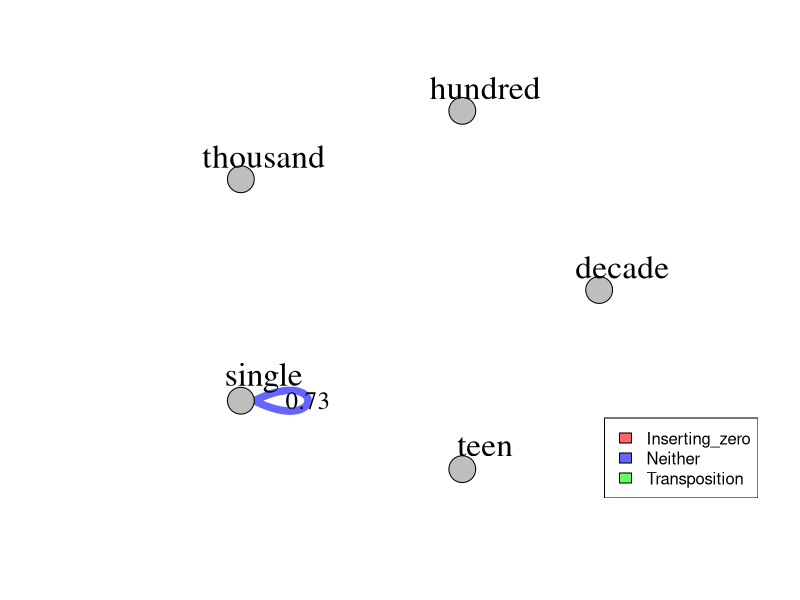
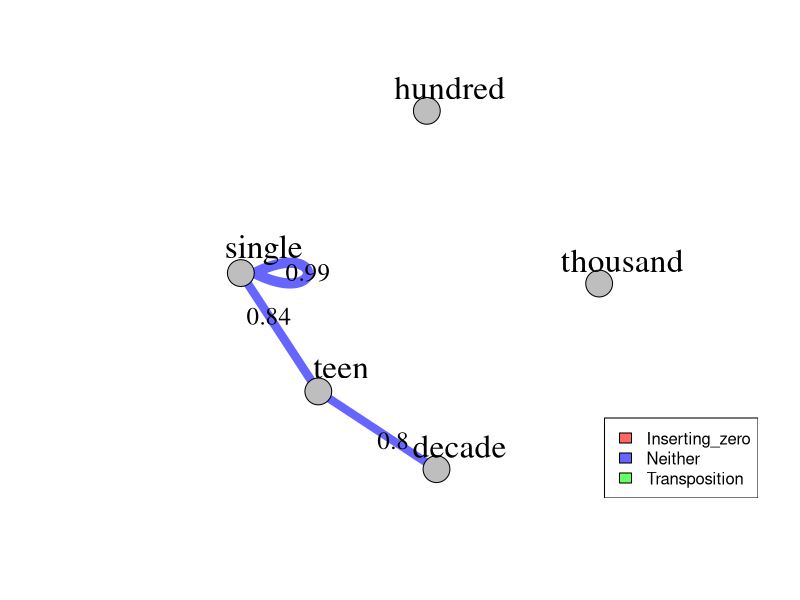
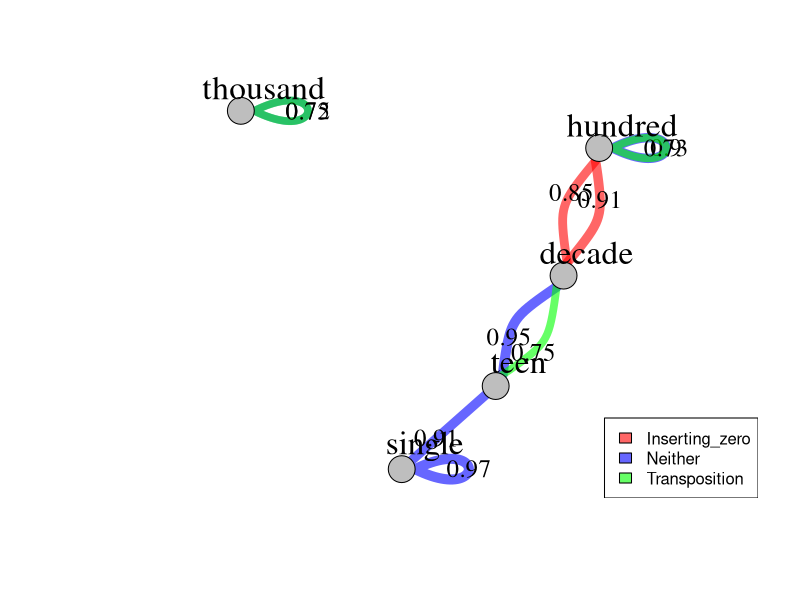
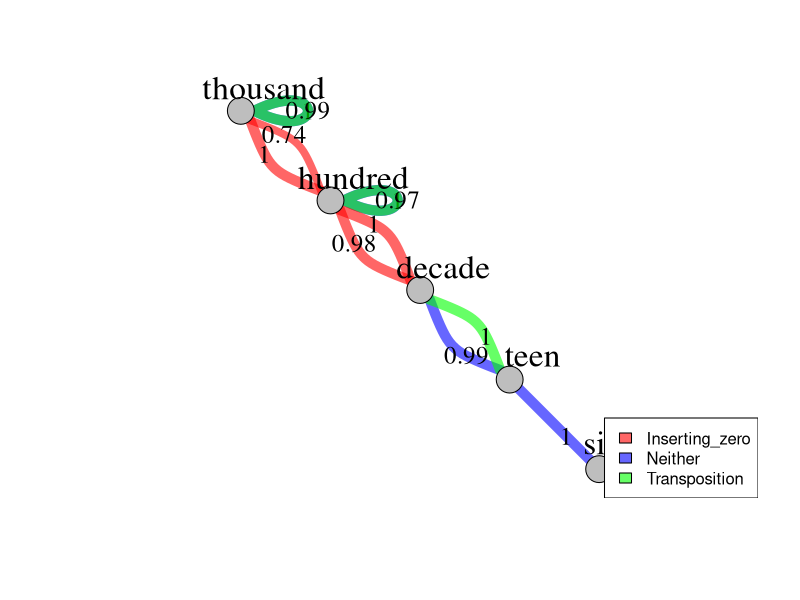

Recreate these plots in R, in order.
## ---- chunk 1
library("tidyverse")
library("igraph")
library("here")

# set some global parameters
options("scipen"=100, "digits"=2)
fontsize = 13 # font size for all figures

knitr::opts_chunk$set(echo = TRUE)
knitr::opts_knit$set(root.dir = here())
## ---- chunk 2
# load data
data = read.csv(here("Data/data_n_long.csv"),header=TRUE,sep=",", check.names = "FALSE") 

# inspect it
str(data)
head(data) 
## ---- chunk 3
# It takes a corpus analysis approach, summarize over a "item_type, left_number_range, right_number_range"--instead of by person or item--the final results should not be interpreted as accuracy but the percentage of children who corrected answered that type of item.  

data_item_type_summary = data %>%
  group_by(quartile, item_type, left_number_range, right_number_range) %>%
  summarise(item_type_acc = round(mean(acc),2), number_responses = n()) %>% # round to 2 decimals and convert to a data frame to retain the digits format %>%
  filter(number_responses > 9) %>% # only include items that have more than 10 children responses 
  as.data.frame()

# inspect the results
data_item_type_summary

# look at what items are included in those categories
item_category_count = data %>%
  group_by(quartile, item, item_type,left_number_range, right_number_range) %>%
  summarise(number_responses = n(), mean = mean(acc)) %>%
  filter(number_responses > 9) %>%
  arrange(quartile, item_type, left_number_range, right_number_range) %>%
  as.data.frame()

item_category_count
## ---- chunk 4
# Construct the network (using all 4 quartiles data, but select each quartile in the loop below for plotting individual quartile graph)
# each link needs to have the left and right number range, the type of comparison, and quartile group number

links = data_item_type_summary %>%
  select(left_number_range, right_number_range, item_type, quartile, item_type_acc) %>%
  mutate(item_type = as.factor(item_type)) # make sure that the comparison type is a factor for plotting edge colors

nodes = unique(data_item_type_summary$left_number_range)

# Loop through each quartile to generate 4 plots
set.seed(225) # set a random seed, so that every time you run the code, it gives you the same network graph

for (i in 1:4) {
  
  # select current quartile data
  temp_links = subset(links, quartile == i) %>%
    filter(item_type_acc > .7) # only plot edges that have at least 70% children who answered correctly
  net = graph_from_data_frame(d = temp_links, vertices = nodes, directed = F)  
  
  # set edge colors
  colrs = adjustcolor(c("red", "blue", "green"), alpha = .6)
  
  # set layout
  graph_attr(net, "layout") = layout_with_kk
  
  # open a file
  jpeg(here("Plots",paste0("/network_n_q", i,".jpg")), units="in", width=10, height=9, res=300)
  
  # plot the graph
  plot(net, edge.width = E(net)$item_type_acc * 10 , edge.label = E(net)$item_type_acc, 
       edge.color =  colrs[temp_links$item_type], edge.label.color = "black", 
        edge.label.dist = 2.5, edge.label.cex = 1.5,
        vertex.color = "gray",
        vertex.label.cex = 2, vertex.label.color = "black", vertex.label.dist = 2.5)
  legend("bottomright", legend = levels(temp_links$item_type), fill =colrs)
  
  # close the file
  dev.off()
}
